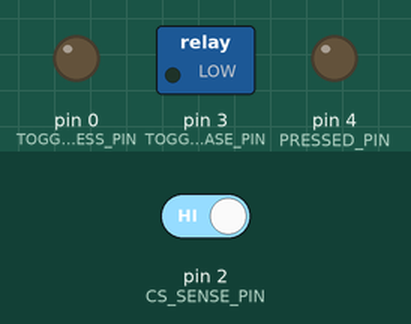
This sketch was run on a simulated Arduino Uno, built with avr-gcc and run on an emulated ATmega328P. Parts: switched loads named in the sketch (green lamp = pin HIGH), output pins drawn as LEDs (lit = HIGH). The inputs (shaded band) are chosen by the test bench; at power-on: pin 2 (CS_SENSE_PIN) HIGH.

Above: at 1.2 s.
1.3 s: pin 2 (CS_SENSE_PIN) driven LOW
At 2.4 s:
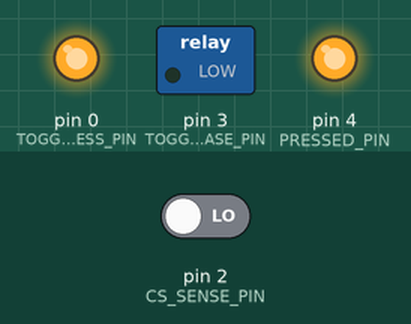
2.8 s: pin 2 (CS_SENSE_PIN) driven HIGH
At 3.4 s:
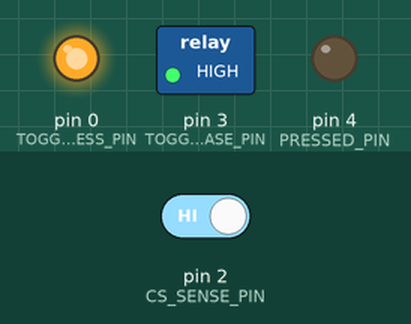
4.3 s: pin 2 (CS_SENSE_PIN) driven LOW
At 5.0 s:
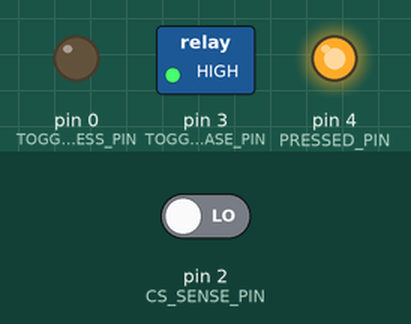
Timing chart, 0 to 7.3 s (numbered marks = the images above; inputs shaded):
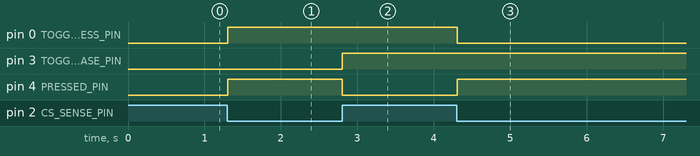

The sketch:

attinyx5_capacitive_touch_chip.ino
```cpp
/*
 * Capacitive touch example, adapted by Eva Snyder from
 * http://www.instructables.com/id/Turn-a-pencil-drawing-into-a-capacitive-sensor-for/
 *
 * Found on Olena Kokhan's blog: https://kokhana89.github.io/Fablab/touchsensor.html
 *
 * Futher adapted by Ella Jameson to make the ATtinyX5 a general purpose cap touch chip.
 * More info on the method: https://github.com/wagiminator/ATtiny13-TinyTouchLight
 *
 * Requires the "CapacitiveSensor" library by Paul Bagder to be installed.
 *
 * Standard Application Schematic:
 *       ┌───U───┐             ┌─────┐
 *     ──┤ ○     ├── VCC       │Touch│
 *  Tr ─3┤       ├2──────────┬─┤ Pad │
 *   P ─4┤       ├1───────~~~┘ └─────┘
 * GND ──┤       ├0─ Tp   1MΩ (approx.)
 *       └───────┘
 *
 * Schematic Key:
 * ┌──────┬───────────────────┐
 * │ Name │      Meaning      │
 * ├──────┼───────────────────┤
 * │  P   │      Pressed      │
 * │  Tp  │ Toggle (pressed)  │
 * │  Tr  │ Toggle (released) │
 * └──────┴───────────────────┘
 */

#include <CapacitiveSensor.h>

// This is how high the sensor needs to read in order
//  to trigger a touch.  You'll find this number
//  by trial and error, or you could take readings at
//  the start of the program to dynamically calculate this.
// If this is not sensitive enough, try a resistor with more ohms.
// Range: 0 - 1023
#define TOUCH_SENSITIVITY 600

// The time to delay() between each update loop
#define LOOP_DELAY 10

// Pins for outputs
#define PRESSED_PIN 4
#define TOGGLE_PRESS_PIN 0
#define TOGGLE_RELEASE_PIN 3

// Pin to connect to your conductive sensor
// (paperclip, conductive paint/fabric/thread, wire)
#define CS_SENSE_PIN 2

// Pin on the other side of the sense resistor
#define CS_DRIVE_PIN 1


CapacitiveSensor cs = CapacitiveSensor(CS_DRIVE_PIN, CS_SENSE_PIN);

bool isPressed = false;
bool toggleRisingState = LOW;
bool toggleFallingState = LOW;

long csValue;


void setup(){
  // Set up the output pins
  pinMode(PRESSED_PIN, OUTPUT);
  digitalWrite(PRESSED_PIN, LOW);

  pinMode(TOGGLE_PRESS_PIN, OUTPUT);
  digitalWrite(TOGGLE_PRESS_PIN, LOW);

  pinMode(TOGGLE_RELEASE_PIN, OUTPUT);
  digitalWrite(TOGGLE_RELEASE_PIN, LOW);

  // Setup the capacitive touch sensor
  cs.set_CS_AutocaL_Millis(0xFFFFFFFF);  // turn off autocalibrate on channel 1 - just as an example
}

void loop(){
  csValue = cs.capacitiveSensor(30);

  if (csValue > TOUCH_SENSITIVITY) {
    if(!isPressed) {
      isPressed = true;
      digitalWrite(PRESSED_PIN, HIGH);

      toggleRisingState = !toggleRisingState;
      digitalWrite(TOGGLE_PRESS_PIN, toggleRisingState);
    }
  }
  else {
    if(isPressed) {
      isPressed = false;
      digitalWrite(PRESSED_PIN, LOW);

      toggleFallingState = !toggleFallingState;
      digitalWrite(TOGGLE_RELEASE_PIN, toggleFallingState);
    }
  }

  delay(LOOP_DELAY);
}
```

Measured:
- after the input at 1.3 s, pin 0 (TOGGLE_PRESS_PIN), pin 4 (PRESSED_PIN): LOW → HIGH at once
- after the input at 2.8 s, pin 3 (TOGGLE_RELEASE_PIN): LOW → HIGH at once; pin 4 (PRESSED_PIN): HIGH → LOW at once
- after the input at 4.3 s, pin 0 (TOGGLE_PRESS_PIN): HIGH → LOW at once; pin 4 (PRESSED_PIN): LOW → HIGH at once
